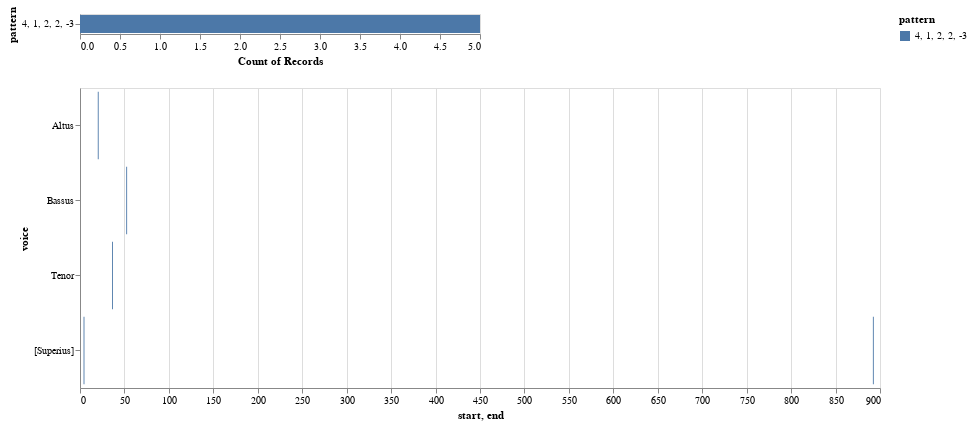

Notebook code cell kept with this figure:
### Code cell
viz_demo.plot_ngrams_heatmap(mel_ngrams, selected_patterns=['4, 1, 2, 2, -3'])
# viz_demo.plot_ngrams_heatmap(mel_ngrams, selected_patterns=mel_ngrams_top_patterns_list, voices=[])

### Figure 1 — Vega-Lite specification as saved in the notebook (floating-point values rounded to 4 significant figures)
{"config": {"view": {"continuousWidth": 400, "continuousHeight": 300}}, "vconcat": [{"mark": "bar", "encoding": {"color": {"type": "nominal", "field": "pattern"}, "opacity": {"condition": {"value": 1, "selection": "selector005"}, "value": 0.2}, "x": {"type": "nominal", "aggregate": "count", "field": "pattern"}, "y": {"type": "nominal", "field": "pattern"}}, "selection": {"selector005": {"type": "multi", "fields": ["pattern"]}}}, {"mark": "bar", "encoding": {"color": {"type": "nominal", "field": "pattern"}, "opacity": {"condition": {"value": 1, "selection": "selector005"}, "value": 0.2}, "tooltip": [{"type": "quantitative", "field": "start"}, {"type": "quantitative", "field": "end"}, {"type": "nominal", "field": "pattern"}], "x": {"type": "quantitative", "field": "start"}, "x2": {"field": "end"}, "y": {"type": "nominal", "field": "voice"}}, "height": 300, "selection": {"selector005": {"type": "multi", "fields": ["pattern"]}, "selector006": {"type": "interval", "bind": "scales", "encodings": ["x", "y"]}}, "width": 800}], "data": {"name": "data-f962e19aa32a1724cd40172525228fe9"}, "$schema": "https://vega.github.io/schema/vega-lite/v4.8.1.json", "datasets": {"data-f962e19aa32a1724cd40172525228fe9": [{"start": 4.0, "voice": "[Superius]", "pattern": "4, 1, 2, 2, -3", "end": 5.0}, {"start": 892.0, "voice": "[Superius]", "pattern": "4, 1, 2, 2, -3", "end": 893.0}, {"start": 20.0, "voice": "Altus", "pattern": "4, 1, 2, 2, -3", "end": 21.0}, {"start": 36.0, "voice": "Tenor", "pattern": "4, 1, 2, 2, -3", "end": 37.0}, {"start": 52.0, "voice": "Bassus", "pattern": "4, 1, 2, 2, -3", "end": 53.0}]}}
